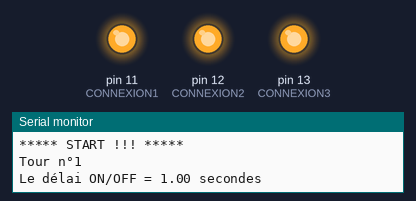
A sketch run on a simulated Arduino Uno, built with avr-gcc and run on an emulated ATmega328P. On the bench: output pins drawn as LEDs (lit = HIGH), the last lines printed to the serial monitor.

Above: at 0.5 s.
At 1.5 s:
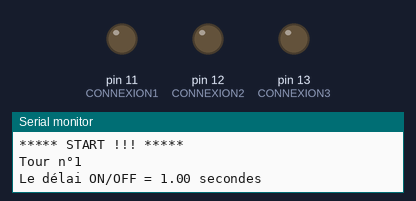
At 2.6 s:
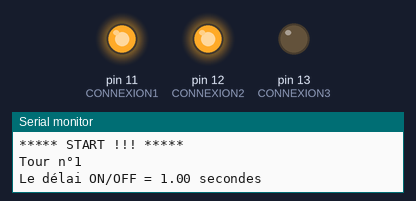
At 4.8 s:
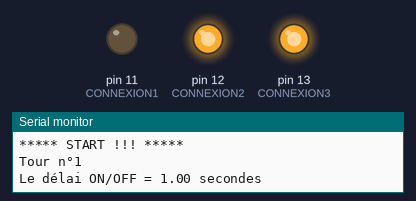
At 20.7 s:
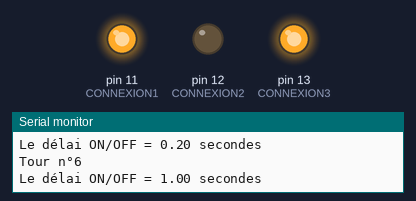
Timing chart, 0 to 22.1 s (numbered marks = the images above):
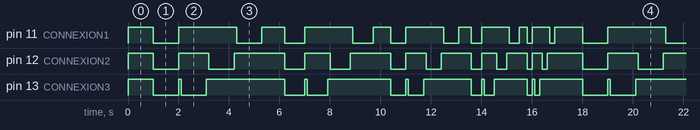

Measured:
- by itself, pin 12 (CONNEXION2): repeats every 17.0 s: LOW 1.0 s, HIGH 1.2 s, LOW 1.0 s, HIGH 2.0 s, LOW 0.80 s, HIGH 1.0 s, LOW 0.80 s, HIGH 1.6 s, LOW 0.60 s, HIGH 0.80 s, LOW 0.60 s, HIGH 1.2 s, LOW 0.40 s, HIGH 0.60 s, LOW 0.40 s, HIGH 0.80 s, LOW 0.20 s, HIGH 0.40 s, LOW 0.20 s, HIGH 1.4 s
- by itself, pin 11 (CONNEXION1): repeats every 17.0 s: LOW 1.0 s, HIGH 2.3 s, LOW 1.0 s, HIGH 0.90 s, LOW 0.80 s, HIGH 1.9 s, LOW 0.80 s, HIGH 0.70 s, LOW 0.60 s, HIGH 1.5 s, LOW 0.60 s, HIGH 0.50 s, LOW 0.40 s, HIGH 1.1 s, LOW 0.40 s, HIGH 0.30 s, LOW 0.20 s, HIGH 0.70 s, LOW 0.20 s, HIGH 1.1 s
- by itself, everything shown: repeats every 17.0 s, in 40 steps

The sketch:

blink_a_trois.ino
```cpp
const int CONNEXION1 = 11;
const int CONNEXION2 = 12;
const int CONNEXION3 = 13;
int delai ;
int tour;
int i;

/*
NB : Serial.print();--> Ne fait pas revenir à la ligne
      Serial.println();--> Fait revenir à la ligne

 */

void setup() {
  // put your setup code here, to run once:
  pinMode(CONNEXION1, OUTPUT);
  pinMode(CONNEXION2, OUTPUT);
  pinMode(CONNEXION3, OUTPUT);
  delai = 1000;
  tour = 1;

  // On eteint toutes les LED
  digitalWrite(CONNEXION1, LOW);
  digitalWrite(CONNEXION2, LOW);
  digitalWrite(CONNEXION3, LOW);

  Serial.begin(9600); //On initialise la communication
  Serial.println("***** START !!! *****");

}

void loop() {

  Serial.print("Tour n°");
  Serial.println(tour);
  Serial.print("Le délai ON/OFF = ");
  Serial.print(delai*0.001);
  Serial.println(" secondes");
  Serial.println();

  digitalWrite(CONNEXION1, HIGH);
  digitalWrite(CONNEXION2, HIGH);
  digitalWrite(CONNEXION3, HIGH);
  delay(delai);


  digitalWrite(CONNEXION1, LOW);
  digitalWrite(CONNEXION2, LOW);
  digitalWrite(CONNEXION3, LOW);
  delay(delai);


  digitalWrite(CONNEXION1, HIGH);
  digitalWrite(CONNEXION2, HIGH);
  digitalWrite(CONNEXION3, HIGH);
  delay(100);

  for (i = CONNEXION3 ; i >= CONNEXION1 ; i --){
    // on eteint toutes les LED
    digitalWrite(CONNEXION1, HIGH);
    digitalWrite(CONNEXION2, HIGH);
    digitalWrite(CONNEXION3, HIGH);
    // on allume la LED i  (si i = 13, on allume la LED n°13)
    digitalWrite(i , LOW);
    delay(delai);
    digitalWrite(i , HIGH);
    delay(100);

  }

  // on decremente de 200 delai pour raccourcir le
  // delai d'allumage
  delai -= 200;
  tour ++;

  // On remet delai à 1s quand delai == 0s
  if (delai == 0){
    delai = 1000;
  }

}
```
